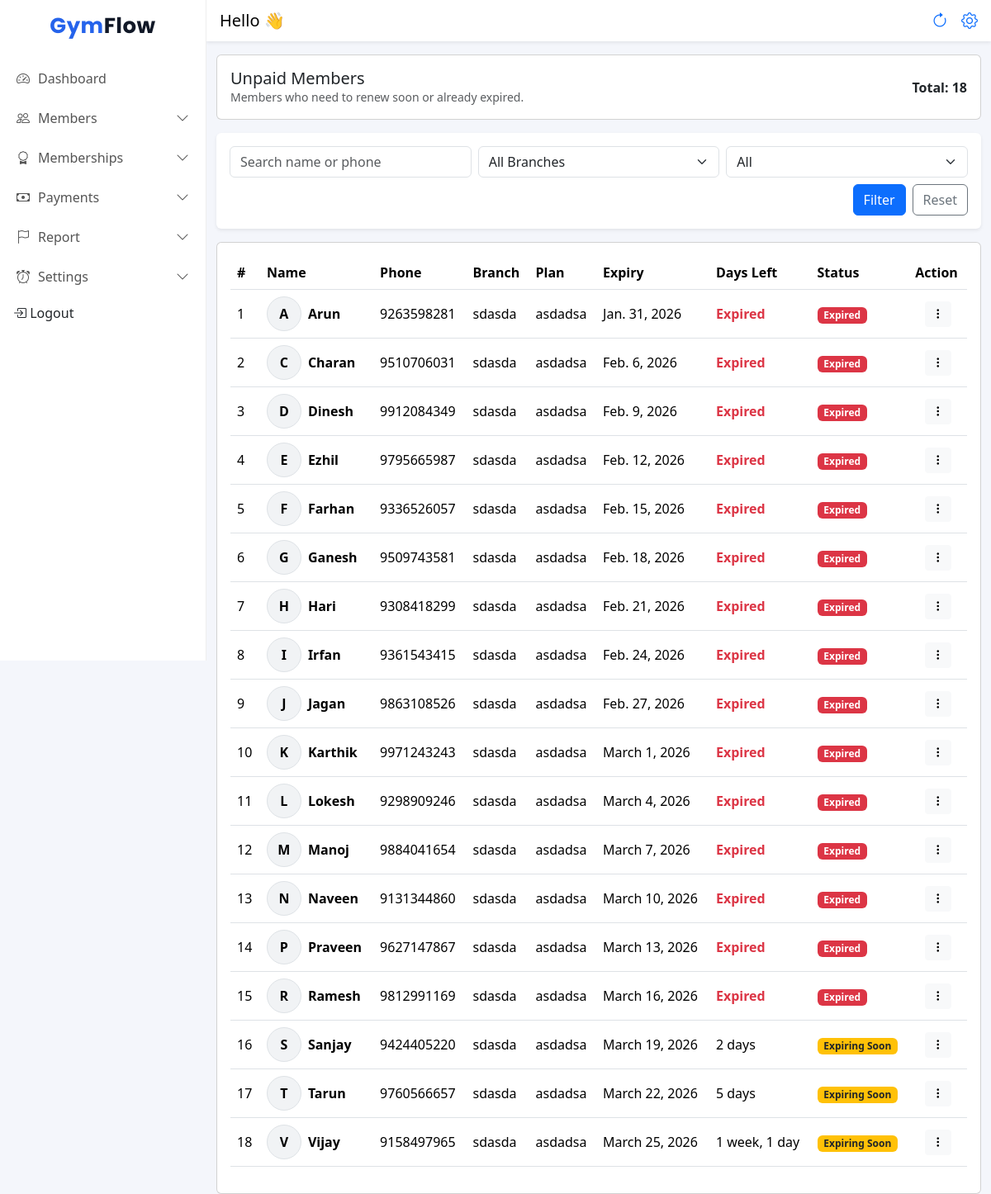
Screenshot of /unpaid-members/ (signed in) with the database file from the repository.
### frontend/models.py (models this page shows, shortened)
class Member(models.Model):
    STATUS_CHOICES = (
        ('active', 'Active'),
        ('expiring', 'Expiring Soon'),
        ('expired', 'Expired'),
    )
    is_deleted = models.BooleanField(default=False)
    DOB=models.DateField(null=True,blank=True)
    gym = models.ForeignKey(Gym, on_delete=models.CASCADE, related_name="members")
    branch = models.ForeignKey(Branch, on_delete=models.CASCADE, related_name="members")
    name = models.CharField(max_length=100)
    phone = models.CharField(max_length=15)
    join_date = models.DateField(default=date.today)
    photo = models.ImageField(upload_to="members/", blank=True, null=True)
    plan = models.ForeignKey(MembershipPlan, on_delete=models.SET_NULL, null=True, blank=True)
    start_date = models.DateField(null=True)
    expiry_date = models.DateField()
    security_deposit = models.DecimalField(max_digits=10, decimal_places=2, default=0)
    status = models.CharField(max_length=10, choices=STATUS_CHOICES, default='active')
    created_at = models.DateTimeField(auto_now_add=True)

class Branch(models.Model):
    gym = models.ForeignKey(Gym, on_delete=models.CASCADE, related_name="branches")
    name = models.CharField(max_length=100)
    address = models.TextField(blank=True)
    phone = models.CharField(max_length=15, blank=True)
    created_at = models.DateTimeField(auto_now_add=True)
    class Meta:
        unique_together = ('gym', 'name')  # same gym can't have 2 branches with same name

class MembershipPlan(models.Model):
    branch = models.ForeignKey(Branch, on_delete=models.CASCADE, related_name="plans")
    name = models.CharField(max_length=50)  # Monthly / Quarterly
    duration_days = models.PositiveIntegerField()
    start_date = models.DateField(null=True)
    end_date = models.DateField(null=True)
    price = models.DecimalField(max_digits=8, decimal_places=2)
    is_active = models.BooleanField(default=True)
    created_at = models.DateTimeField(auto_now_add=True)
    class Meta:
        unique_together = ('branch', 'name')  # same branch can't have same plan name twice

### frontend/views.py (the view)
# urls.py: path("unpaid-members/", unpaid_members_page, name="unpaid_members_page"),
@login_required
@owner_or_trainer
def unpaid_members_page(request):
    gym = request.user.gym
    today = timezone.localdate()
    days = gym.expiry_reminder_days_before or 7
    alert_limit = today + timedelta(days=days)
    q = request.GET.get("q", "").strip()
    branch_id = request.GET.get("branch", "").strip()
    status = request.GET.get("status", "all").strip()   # expired / expiring / all
    members = Member.objects.filter(
        gym=gym,
        expiry_date__lte=alert_limit,  # includes expiring + expired
        is_deleted=False
    ).select_related("branch", "plan")
    if q:
        members = members.filter(Q(name__icontains=q) | Q(phone__icontains=q))
    if branch_id:
        members = members.filter(branch_id=branch_id)
    if status == "expired":
        members = members.filter(expiry_date__lt=today)
    elif status == "expiring":
        members = members.filter(expiry_date__gte=today, expiry_date__lte=alert_limit)
    branches = Branch.objects.filter(gym=gym).order_by("name")
    context = {
        "members": members.order_by("expiry_date"),
        "branches": branches,
        "q": q,
        "branch_id": branch_id,
        "status": status,
        "today": today,
        "alert_limit": alert_limit,
    }
    return render(request, "unpaid_members.html", context)

### frontend/templates/unpaid_members.html (shortened to what this page needs)
{% extends "base.html" %}
{% load static %}
{% block content %}
<link rel="stylesheet" href="{% static 'css/modal_card.css' %}">
<div class="container-fluid">
  <div class="card mb-3 mt-3">
    <div class="card-body">
      <div class="d-flex justify-content-between align-items-center">
        <div>
          <h5 class="mb-0">Unpaid Members</h5>
          <div class="text-muted small">
            Members who need to renew soon or already expired.
          </div>
        </div>
        <div class="fw-semibold">
          Total: {{ members|length }}
        </div>
      </div>
    </div>
  </div>
  <form method="get">
    <div class="card shadow-sm border-0 mb-3">
      <div class="card-body">
        <div class="row g-2">
          <div class="col-12 col-md-4">
            <input type="text"
                   name="q"
                   value="{{ q }}"
                   class="form-control"
                   placeholder="Search name or phone">
          </div>
          <div class="col-12 col-md-4">
            <select name="branch" class="form-select">
              <option value="">All Branches</option>
            </select>
          </div>
          <div class="col-12 col-md-4">
            <select name="status" class="form-select">
              <option value="all" {% if status == "all" %}selected{% endif %}>All</option>
            </select>
          </div>
          <div class="col-12 d-flex justify-content-end gap-2 mt-2">
            <button type="submit" class="btn btn-primary">Filter</button>
            <a class="btn btn-outline-secondary" href="{% url 'unpaid_members_page' %}">Reset</a>
          </div>
        </div>
      </div>
    </div>
  </form>
  <div class="card">
    <div class="card-body mb-3">
      <div class="table-responsive">
        <table class="table table-hover align-middle">
          <thead>
            <tr>
              <th>#</th>
              <th>Name</th>
              <th>Phone</th>
              <th>Branch</th>
              <th>Plan</th>
              <th>Expiry</th>
              <th>Days Left</th>
              <th>Status</th>
              <th>Action</th>
            </tr>
          </thead>
          <tbody>
            {% for m in members %}
            <tr>
              <td>{{ forloop.counter }}</td>
              <td>
                <div class="d-flex align-items-center gap-2">
                  {% if m.photo %}
                  <img src="{{ m.photo.url }}" alt="{{ m.name }}" width="42" height="42" class="rounded-circle border" style="object-fit: cover;">
                  {% else %}
                  <div class="rounded-circle border d-flex align-items-center justify-content-center" style="width:42px;height:42px;background:#f1f3f5;font-weight:600;">
                    {{ m.name|slice:":1"|upper }}
                  </div>
                  {% endif %}
                  <div class="fw-semibold">{{ m.name }}</div>
                </div>
              </td>
              <td>{{ m.phone }}</td>
              <td>{{ m.branch.name }}</td>
              <td>{% if m.plan %}{{ m.plan.name }}{% else %}-{% endif %}</td>
              <td>{{ m.expiry_date }}</td>
              <td>
                {% if m.expiry_date < today %}
                  <span class="text-danger fw-bold">Expired</span>
                {% else %}
                  {{ m.expiry_date|timeuntil:today }}
                {% endif %}
              </td>
              <td>
                {% if m.expiry_date < today %}
                  <span class="badge bg-danger">Expired</span>
                {% else %}
                  <span class="badge bg-warning text-dark">Expiring Soon</span>
                {% endif %}
              </td>
              <td class="text-center">
                <div class="dropdown action-dropdown">
                  <button class="btn btn-light btn-sm" type="button" data-bs-toggle="dropdown" aria-expanded="false">
                    <i class="bi bi-three-dots-vertical"></i>
                  </button>
                </div>
              </td>
            </tr>
            {% empty %}
            <tr>
              <td colspan="9" class="text-center">No members found 🎉</td>
            </tr>
            {% endfor %}
          </tbody>
        </table>
      </div>
    </div>
  </div>
</div>
{% endblock %}

### frontend/static/css/dashboard.css (style rules this page uses)
body { background-color: #f5f7fb; overflow-x: hidden; }
.table { margin-bottom: 0; }

### frontend/templates/base.html (style rules this page uses)
body { background: #f4f6fb; }

### frontend/templates/unpaid_members.html (style rules this page uses)
.card, .table-responsive, .card-body { overflow: visible !important; }

### rows the page displays
Member: name "A", name "Arun", phone "9263598281", branch.name "sdasda", plan.name "asdadsa", expiry_date "Jan. 31, 2026", shows "Expired"
Member: name "C", name "Charan", phone "9510706031", branch.name "sdasda", plan.name "asdadsa", expiry_date "Feb. 6, 2026", shows "Expired"
Member: name "D", name "Dinesh", phone "9912084349", branch.name "sdasda", plan.name "asdadsa", expiry_date "Feb. 9, 2026", shows "Expired"
Member: name "E", name "Ezhil", phone "9795665987", branch.name "sdasda", plan.name "asdadsa", expiry_date "Feb. 12, 2026", shows "Expired"
Member: name "F", name "Farhan", phone "9336526057", branch.name "sdasda", plan.name "asdadsa", expiry_date "Feb. 15, 2026", shows "Expired"
Member: name "G", name "Ganesh", phone "9509743581", branch.name "sdasda", plan.name "asdadsa", expiry_date "Feb. 18, 2026", shows "Expired"
Member: name "H", name "Hari", phone "9308418299", branch.name "sdasda", plan.name "asdadsa", expiry_date "Feb. 21, 2026", shows "Expired"
Member: name "I", name "Irfan", phone "9361543415", branch.name "sdasda", plan.name "asdadsa", expiry_date "Feb. 24, 2026", shows "Expired"
Member: name "J", name "Jagan", phone "9863108526", branch.name "sdasda", plan.name "asdadsa", expiry_date "Feb. 27, 2026", shows "Expired"
Member: name "K", name "Karthik", phone "9971243243", branch.name "sdasda", plan.name "asdadsa", expiry_date "March 1, 2026", shows "Expired"
Member: name "L", name "Lokesh", phone "9298909246", branch.name "sdasda", plan.name "asdadsa", expiry_date "March 4, 2026", shows "Expired"
Member: name "M", name "Manoj", phone "9884041654", branch.name "sdasda", plan.name "asdadsa", expiry_date "March 7, 2026", shows "Expired"
Member: name "N", name "Naveen", phone "9131344860", branch.name "sdasda", plan.name "asdadsa", expiry_date "March 10, 2026", shows "Expired"
Member: name "P", name "Praveen", phone "9627147867", branch.name "sdasda", plan.name "asdadsa", expiry_date "March 13, 2026", shows "Expired"
Member: name "R", name "Ramesh", phone "9812991169", branch.name "sdasda", plan.name "asdadsa", expiry_date "March 16, 2026", shows "Expired"
Member: name "S", name "Sanjay", phone "9424405220", branch.name "sdasda", plan.name "asdadsa", expiry_date "March 19, 2026", expiry_date "2 days", shows "Expiring Soon"
Member: name "T", name "Tarun", phone "9760566657", branch.name "sdasda", plan.name "asdadsa", expiry_date "March 22, 2026", expiry_date "5 days", shows "Expiring Soon"
Member: name "V", name "Vijay", phone "9158497965", branch.name "sdasda", plan.name "asdadsa", expiry_date "March 25, 2026", expiry_date "1 week, 1 day", shows "Expiring Soon"

### other values shown
{{ members|length }} "18"
